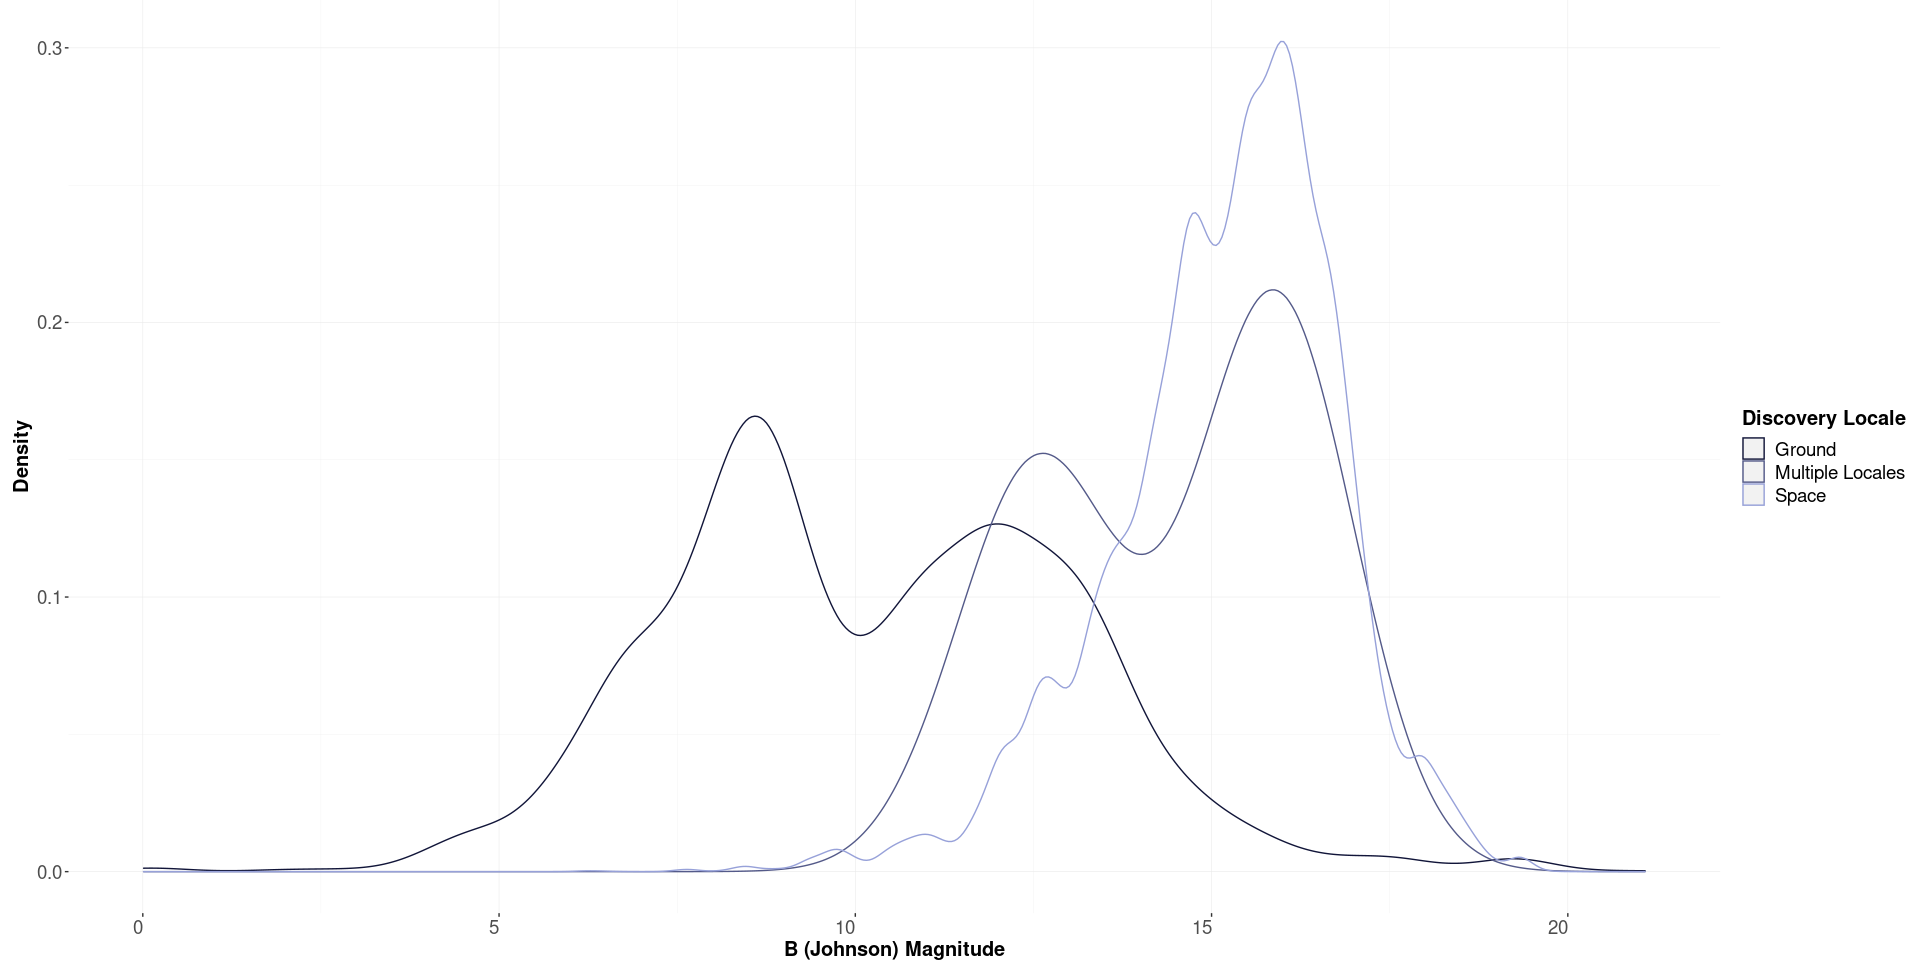

Reproduce this figure in R.

# Paths:
path_data = "data/"
path_lib = "renv/library/R-4.1/x86_64-pc-linux-gnu/"

# Packages:
require(dplyr, lib = path_lib)
require(readr, lib = path_lib)
require(RColorBrewer, lib = path_lib)
require(ggplot2, lib = path_lib)

# Dataset:
df = readr::read_csv(paste0(path_data, "nasa_exoplanets.csv")) %>%
         as.data.frame()
attr(df, "spec") = NULL
df_varnames = readr::read_csv(paste0(path_data, "nasa_exoplanets_var_names.csv")) %>%
                  as.data.frame()
attr(df_varnames, "spec") = NULL

# Variables:
x_var = "sy_bmag"
x_var_name = (df_varnames %>%
                 dplyr::filter(var == x_var))$var_name
color_var = "disc_locale"
color_var_name = (df_varnames %>%
                    dplyr::filter(var == color_var))$var_name

# Adapt the data:
df_plot = df %>%
              dplyr::select(all_of(x_var),
                            all_of(color_var))

# Plot:
my_palette = colorRampPalette(c("#111539", "#97A1D9"))
n_levels = df_plot %>%
               dplyr::select(all_of(color_var)) %>%
               unique() %>%
               nrow()

p = ggplot(
        data = df_plot,
        aes(
            x = eval(parse(text = x_var)),
            color = eval(parse(text = color_var))
        )
    ) +
    geom_density() +
    scale_color_manual(
        values = my_palette(n_levels),
        name = color_var_name
    ) +
    theme(
        axis.text.x = element_text(
            size = 14,
            angle = 0, 
            hjust = 1,
            vjust = 1
        ),
        axis.text.y = element_text(size = 14),
        axis.title.x = element_text(
            size = 15,
            face = "bold"
        ),
        axis.title.y = element_text(
            size = 15,
            face = "bold"
        ),
        legend.title = element_text(
            size = 15,
            face = "bold"
        ),
        legend.text = element_text(size = 14),
        panel.background = element_rect(fill = "white"),
        panel.grid.major = element_line(
            size = 0.2,
            linetype = "solid",
            colour = "#eaeaea"
        ),
        panel.grid.minor = element_line(
            size = 0.1,
            linetype = "solid",
            colour = "#eaeaea"
        ),
        plot.margin = margin(
            t = 0, 
            r = 5,
            b = 5, 
            l = 10,
            unit = "pt"
        )
    ) +
    xlab(x_var_name) +
    ylab("Density")

p
